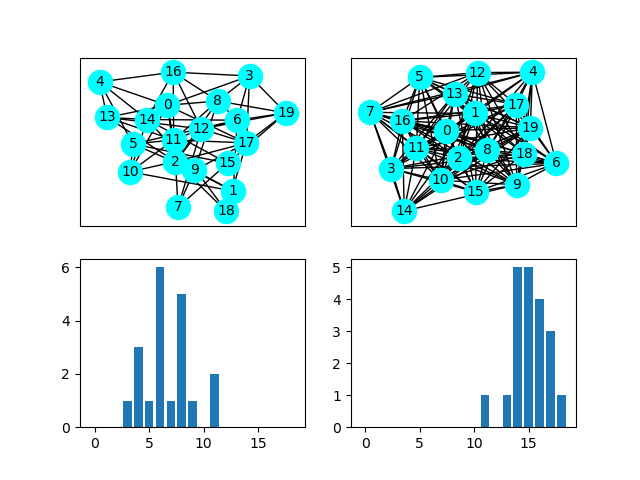

This figure's Python source:
""" p8_12.py """

import matplotlib.pyplot as plt
import networkx as nx

g1 = nx.gnp_random_graph(20, 0.30, 42)
mpos = nx.spring_layout(g1, seed=42)

plt.subplot(221)
nx.draw_networkx(g1, pos=mpos, \
               node_color='Cyan', \
               node_size=300, font_size=10)

g2 = nx.gnp_random_graph(20, 0.80, 43)
mpos = nx.spring_layout(g2, seed=42)
plt.subplot(222)
nx.draw_networkx(g2, pos=mpos, \
               node_color='Cyan', \
               node_size=300, font_size=10)

print('number of nodes:', g1.number_of_nodes())
print('number of edges:', g1.number_of_edges())
print('degree: ', g1.degree())
dh1 = nx.degree_histogram(g1)
print('degree histogram', dh1)

print('number of nodes:', g2.number_of_nodes())
print('number of edges:', g2.number_of_edges())
print('degree: ', g2.degree())
dh2 = nx.degree_histogram(g2)
print('degree histogram', dh2)

# len(dh2) > len(dh1)
dh1.extend([0] * (len(dh2) - len(dh1)))

plt.subplot(223)
plt.bar(range(len(dh1)), height=dh1)

plt.subplot(224)
plt.bar(range(len(dh2)), height=dh2)

# plt.show()
plt.savefig("p8_12.png")
